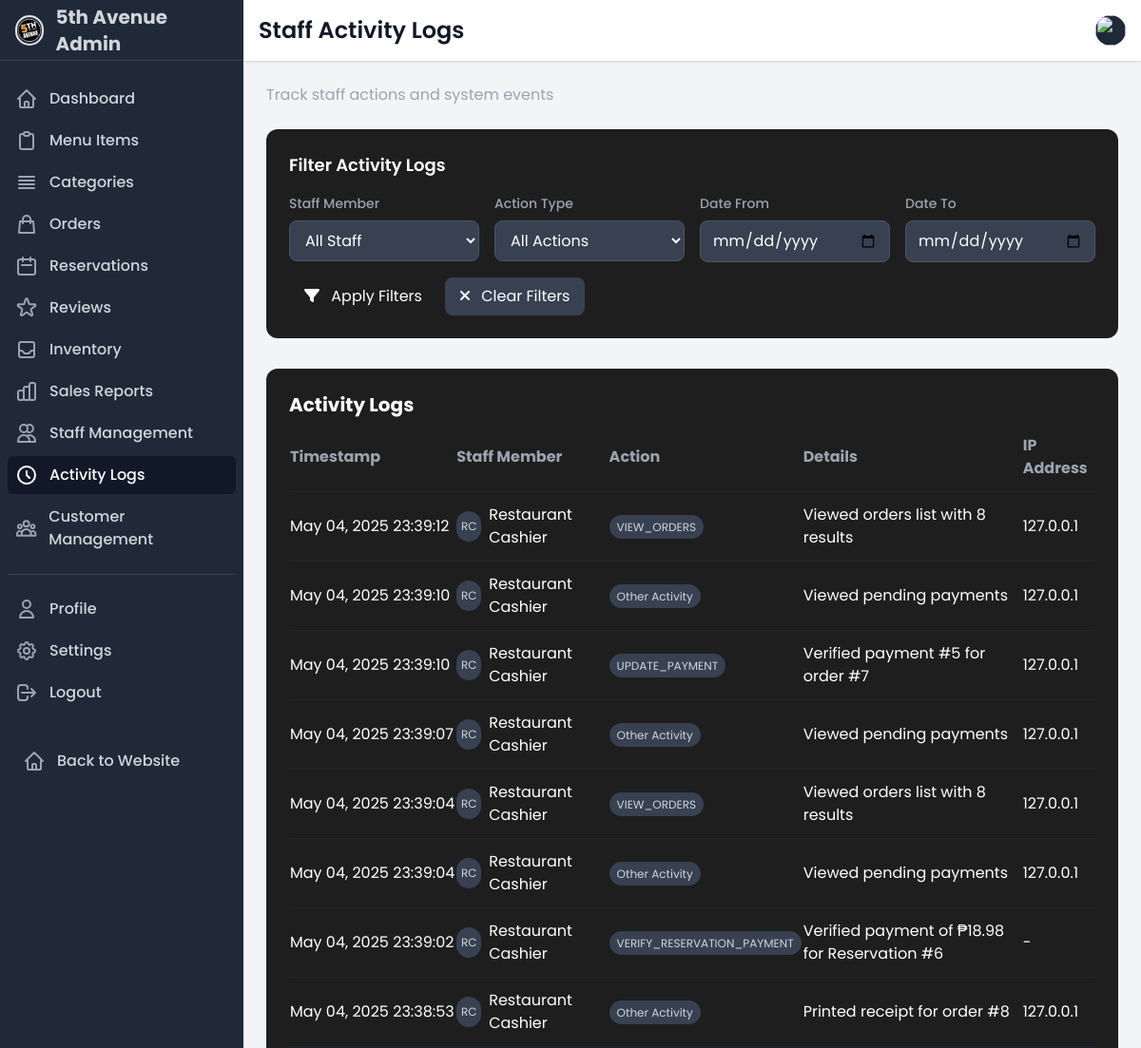
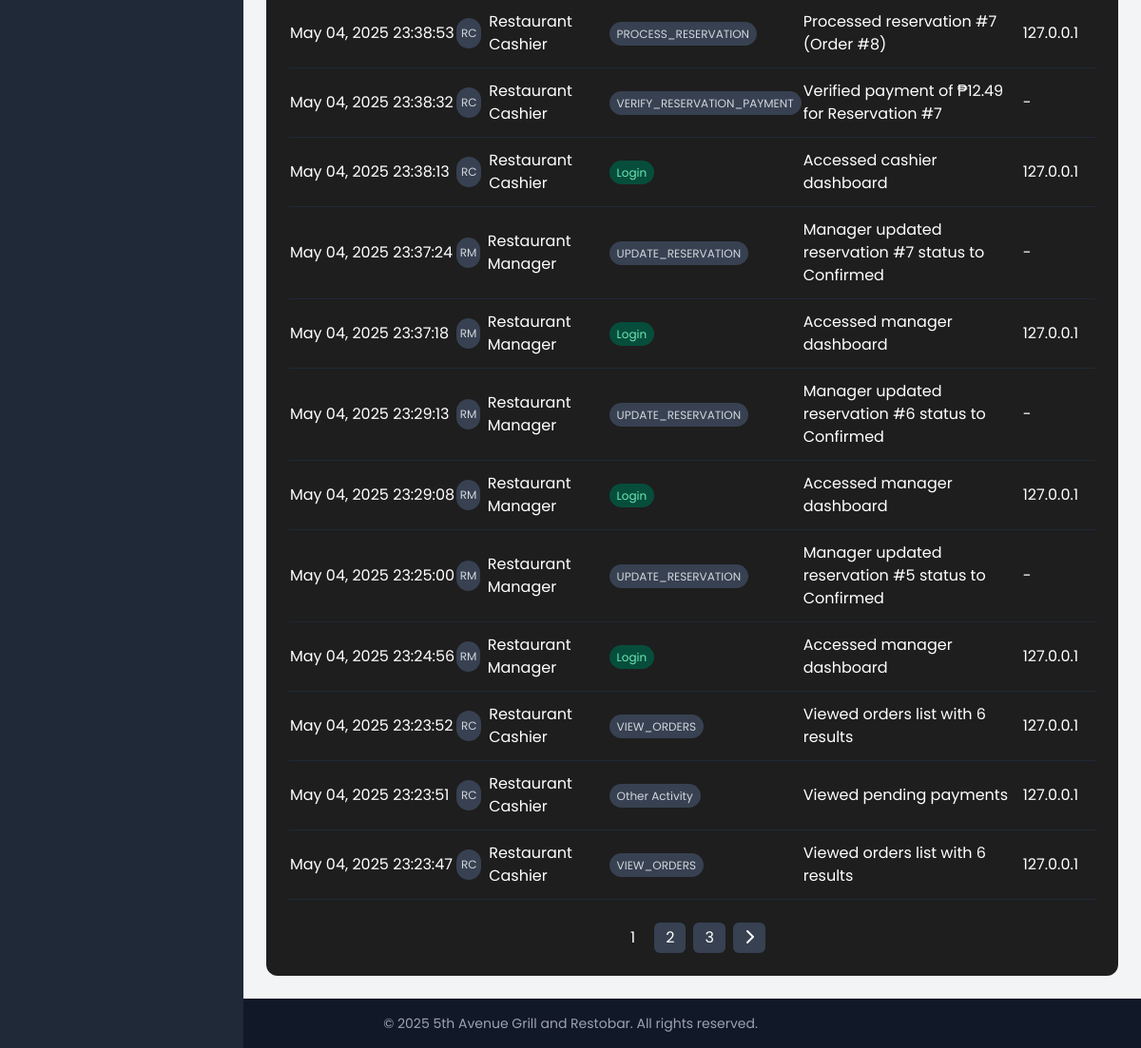
The page /dashboard/staff/activity/ (signed in) on the database its author committed (2 pictures, top to bottom).
### ecommerce/models.py (models this page shows, shortened)
class StaffActivity(models.Model):
    ACTION_CHOICES = [
        ('LOGIN', 'Login'),
        ('LOGOUT', 'Logout'),
        ('CREATE_ORDER', 'Created Order'),
        ('UPDATE_ORDER', 'Updated Order'),
        ('CANCEL_ORDER', 'Cancelled Order'),
        ('ADD_ITEM', 'Added Menu Item'),
        ('UPDATE_ITEM', 'Updated Menu Item'),
        ('DELETE_ITEM', 'Deleted Menu Item'),
        ('ADD_INVENTORY', 'Added Inventory'),
        ('BLACKLIST_CUSTOMER', 'Blacklisted Customer'),
        ('UNBLACKLIST_CUSTOMER', 'Removed Customer from Blacklist'),
        ('OTHER', 'Other Activity'),
    ]
    staff = models.ForeignKey(User, on_delete=models.CASCADE, related_name='activities')
    action = models.CharField(max_length=20, choices=ACTION_CHOICES)
    details = models.TextField(blank=True)
    ip_address = models.GenericIPAddressField(blank=True, null=True)
    timestamp = models.DateTimeField(auto_now_add=True)
    class Meta:
        verbose_name = 'Staff Activity'
        verbose_name_plural = 'Staff Activities'
        ordering = ['-timestamp']

### ecommerce/staff.py (the view)
# urls.py: path('dashboard/staff/activity/', staff_activity, name='staff_activity'),
@login_required
@permission_required('ecommerce.manage_staff', raise_exception=True)
def staff_activity(request):
    staff_id = request.GET.get('staff_id')
    action_filter = request.GET.get('action')
    date_from = request.GET.get('date_from')
    date_to = request.GET.get('date_to')
    activities = StaffActivity.objects.all().select_related('staff')
    if staff_id:
        activities = activities.filter(staff_id=staff_id)
    if action_filter:
        activities = activities.filter(action=action_filter)
    if date_from:
        activities = activities.filter(timestamp__date__gte=date_from)
    if date_to:
        activities = activities.filter(timestamp__date__lte=date_to)
    activities = activities.order_by('-timestamp')
    paginator = Paginator(activities, 20)
    page_number = request.GET.get('page', 1)
    activity_page = paginator.get_page(page_number)
    staff_users = User.objects.filter(staff_profile__isnull=False).order_by('first_name', 'last_name')
    context = {
        'activity_page': activity_page,
        'staff_users': staff_users,
        'staff_id': staff_id,
        'action_filter': action_filter,
        'date_from': date_from,
        'date_to': date_to,
        'actions': StaffActivity.ACTION_CHOICES,
        'active_section': 'staff_activity'
    }
    return render(request, 'accounts/staff_activity.html', context)

### ecommerce/context_processors.py (called while the page is built, shortened)
def cart_processor(request):
    return {
        'cart_count': get_cart_count(request)
    }

def cashier_notification_processor(request):
    if not request.user.is_authenticated or not hasattr(request.user, 'staff_profile') or request.user.staff_profile.role != 'CASHIER':
        return {}

def customer_notification_processor(request):
    notifications = []
    return {
        'customer_notifications': notifications,
        'customer_notification_count': len(notifications)
    }

### ecommerce/templatetags/math_filters.py (called while the page is built)
@register.filter
def add(value, arg):
    try:
        return value + arg
    except (ValueError, TypeError):
        try:
            return Decimal(value) + Decimal(arg)
        except:
            return 0

### ecommerce/views.py (called while the page is built)
def get_cart_count(request):
    if request.user.is_authenticated:
        try:
            cart = Cart.objects.get(user=request.user)
            return sum(item.quantity for item in cart.cart_items.all())
        except Cart.DoesNotExist:
            return 0
    else:
        cart = request.session.get('cart', {})
        return sum(cart.values())

### templates/accounts/staff_activity.html (shortened to what this page needs)
{% extends 'accounts/dashboard_base.html' %}
{% load math_filters %}
{% block page_title %}Staff Activity Logs{% endblock page_title %}
{% block page_subtitle %}Track staff actions and system events{% endblock page_subtitle %}
{% block content %}
<div class="space-y-8">
    <div class="card p-6">
        <h3 class="text-lg font-semibold mb-4">Filter Activity Logs</h3>
        <form method="GET" class="grid grid-cols-1 md:grid-cols-4 gap-4">
            <div>
                <label for="staff_id" class="block text-sm font-medium text-gray-400 mb-2">Staff Member</label>
                <select name="staff_id" id="staff_id"
                       class="w-full px-3 py-2 bg-gray-700 border border-gray-600 rounded-lg focus:outline-none focus:border-food-gold">
                    <option value="">All Staff</option>
                </select>
            </div>
            <div>
                <label for="action" class="block text-sm font-medium text-gray-400 mb-2">Action Type</label>
                <select name="action" id="action"
                       class="w-full px-3 py-2 bg-gray-700 border border-gray-600 rounded-lg focus:outline-none focus:border-food-gold">
                    <option value="">All Actions</option>
                </select>
            </div>
            <div>
                <label for="date_from" class="block text-sm font-medium text-gray-400 mb-2">Date From</label>
                <input type="date" name="date_from" id="date_from" value="{{ date_from }}"
                       class="w-full px-3 py-2 bg-gray-700 border border-gray-600 rounded-lg focus:outline-none focus:border-food-gold">
            </div>
            <div>
                <label for="date_to" class="block text-sm font-medium text-gray-400 mb-2">Date To</label>
                <input type="date" name="date_to" id="date_to" value="{{ date_to }}"
                       class="w-full px-3 py-2 bg-gray-700 border border-gray-600 rounded-lg focus:outline-none focus:border-food-gold">
            </div>
            <div class="md:col-span-4 flex gap-2">
                <button type="submit" class="px-4 py-2 bg-food-gold hover:bg-food-gold-light text-white rounded-lg transition duration-200">
                    <i class="fas fa-filter mr-2"></i> Apply Filters
                </button>
                <a href="{% url 'staff_activity' %}" class="px-4 py-2 bg-gray-700 hover:bg-gray-600 text-white rounded-lg transition duration-200">
                    <i class="fas fa-times mr-2"></i> Clear Filters
                </a>
            </div>
        </form>
    </div>
    <div class="card p-6">
        <h2 class="text-xl font-bold mb-4">Activity Logs</h2>
        <div class="overflow-x-auto">
            <table class="w-full">
                <thead>
                    <tr class="text-left text-gray-400 border-b border-gray-800">
                        <th class="pb-3">Timestamp</th>
                        <th class="pb-3">Staff Member</th>
                        <th class="pb-3">Action</th>
                        <th class="pb-3">Details</th>
                        <th class="pb-3">IP Address</th>
                    </tr>
                </thead>
                <tbody>
                    {% for activity in activity_page %}
                    <tr class="border-b border-gray-800">
                        <td class="py-3 whitespace-nowrap">{{ activity.timestamp|date:"M d, Y H:i:s" }}</td>
                        <td class="py-3">
                            <div class="flex items-center">
                                <div class="w-8 h-8 rounded-full bg-gray-700 flex items-center justify-center text-gray-300 text-xs mr-2">
                                    {{ activity.staff.first_name|first|upper }}{{ activity.staff.last_name|first|upper }}
                                </div>
                                <span>{{ activity.staff.get_full_name }}</span>
                            </div>
                        </td>
                        <td class="py-3">
                            <span class="px-2 py-1 rounded-full text-xs
                                {% if activity.action == 'LOGIN' %}bg-green-900 text-green-300
                                {% elif activity.action == 'LOGOUT' %}bg-blue-900 text-blue-300
                                {% elif activity.action == 'CREATE_ORDER' %}bg-purple-900 text-purple-300
                                {% elif activity.action == 'UPDATE_ORDER' %}bg-indigo-900 text-indigo-300
                                {% elif activity.action == 'CANCEL_ORDER' %}bg-red-900 text-red-300
                                {% elif activity.action == 'ADD_ITEM' %}bg-yellow-900 text-yellow-300
                                {% elif activity.action == 'UPDATE_ITEM' %}bg-orange-900 text-orange-300
                                {% elif activity.action == 'DELETE_ITEM' %}bg-pink-900 text-pink-300
                                {% elif activity.action == 'ADD_INVENTORY' %}bg-teal-900 text-teal-300
                                {% else %}bg-gray-700 text-gray-300{% endif %}">
                                {{ activity.get_action_display }}
                            </span>
                        </td>
                        <td class="py-3">{{ activity.details }}</td>
                        <td class="py-3">{{ activity.ip_address|default:"-" }}</td>
                    </tr>
                    {% empty %}
                    <tr>
                        <td colspan="5" class="py-4 text-center text-gray-500">No activity logs found</td>
                    </tr>
                    {% endfor %}
                </tbody>
            </table>
        </div>
        {% if activity_page.has_other_pages %}
        <div class="flex justify-center mt-6">
            <div class="flex space-x-2">
                {% for num in activity_page.paginator.page_range %}
                    {% if activity_page.number == num %}
                    <span class="px-3 py-1 bg-food-gold text-white rounded-md">{{ num }}</span>
                    {% elif num > activity_page.number|add:'-3' and num < activity_page.number|add:'3' %}
                    <a href="?page={{ num }}"
                       class="px-3 py-1 bg-gray-700 hover:bg-gray-600 rounded-md">
                        {{ num }}
                    </a>
                    {% endif %}
                {% endfor %}
                {% if activity_page.has_next %}
                <a href="?page={{ activity_page.next_page_number }}"
                   class="px-3 py-1 bg-gray-700 hover:bg-gray-600 rounded-md">
                    <i class="fas fa-chevron-right"></i>
                </a>
                {% endif %}
            </div>
        </div>
        {% endif %}
    </div>
</div>
{% endblock content %}

### templates/accounts/dashboard_base.html (style rules this page uses)
:root { --food-gold: #FFB800; --food-red: #E63946; --food-black: #1A1A1A; --sidebar-width: 260px; }
body { font-family: 'Poppins', sans-serif; background-color: #121212; color: white; }
.card { background-color: #1E1E1E; border-radius: 12px; transition: all 0.3s; }

### rows shown on the page
StaffActivity: timestamp "May 04, 2025 23:39:12", staff.first_name|first "R", staff.last_name|first "C", staff.get_full_name "Restaurant Cashier", action "VIEW_ORDERS", details "Viewed orders list with 8 results", ip_address "127.0.0.1"
StaffActivity: timestamp "May 04, 2025 23:39:10", staff.first_name|first "R", staff.last_name|first "C", staff.get_full_name "Restaurant Cashier", action "Other Activity", details "Viewed pending payments", ip_address "127.0.0.1"
StaffActivity: timestamp "May 04, 2025 23:39:10", staff.first_name|first "R", staff.last_name|first "C", staff.get_full_name "Restaurant Cashier", action "UPDATE_PAYMENT", details "Verified payment #5 for order #7", ip_address "127.0.0.1"
StaffActivity: timestamp "May 04, 2025 23:39:07", staff.first_name|first "R", staff.last_name|first "C", staff.get_full_name "Restaurant Cashier", action "Other Activity", details "Viewed pending payments", ip_address "127.0.0.1"
StaffActivity: timestamp "May 04, 2025 23:39:04", staff.first_name|first "R", staff.last_name|first "C", staff.get_full_name "Restaurant Cashier", action "VIEW_ORDERS", details "Viewed orders list with 8 results", ip_address "127.0.0.1"
StaffActivity: timestamp "May 04, 2025 23:39:04", staff.first_name|first "R", staff.last_name|first "C", staff.get_full_name "Restaurant Cashier", action "Other Activity", details "Viewed pending payments", ip_address "127.0.0.1"
StaffActivity: timestamp "May 04, 2025 23:39:02", staff.first_name|first "R", staff.last_name|first "C", staff.get_full_name "Restaurant Cashier", action "VERIFY_RESERVATION_PAYMENT", details "Verified payment of ₱18.98 for Reservation #6", ip_address "-"
StaffActivity: timestamp "May 04, 2025 23:38:53", staff.first_name|first "R", staff.last_name|first "C", staff.get_full_name "Restaurant Cashier", action "Other Activity", details "Printed receipt for order #8", ip_address "127.0.0.1"
StaffActivity: timestamp "May 04, 2025 23:38:53", staff.first_name|first "R", staff.last_name|first "C", staff.get_full_name "Restaurant Cashier", action "PROCESS_RESERVATION", details "Processed reservation #7 (Order #8)", ip_address "127.0.0.1"
StaffActivity: timestamp "May 04, 2025 23:38:32", staff.first_name|first "R", staff.last_name|first "C", staff.get_full_name "Restaurant Cashier", action "VERIFY_RESERVATION_PAYMENT", details "Verified payment of ₱12.49 for Reservation #7", ip_address "-"
StaffActivity: timestamp "May 04, 2025 23:38:13", staff.first_name|first "R", staff.last_name|first "C", staff.get_full_name "Restaurant Cashier", action "Login", details "Accessed cashier dashboard", ip_address "127.0.0.1"
StaffActivity: timestamp "May 04, 2025 23:37:24", staff.first_name|first "R", staff.last_name|first "M", staff.get_full_name "Restaurant Manager", action "UPDATE_RESERVATION", details "Manager updated reservation #7 status to Confirmed", ip_address "-"
StaffActivity: timestamp "May 04, 2025 23:37:18", staff.first_name|first "R", staff.last_name|first "M", staff.get_full_name "Restaurant Manager", action "Login", details "Accessed manager dashboard", ip_address "127.0.0.1"
StaffActivity: timestamp "May 04, 2025 23:29:13", staff.first_name|first "R", staff.last_name|first "M", staff.get_full_name "Restaurant Manager", action "UPDATE_RESERVATION", details "Manager updated reservation #6 status to Confirmed", ip_address "-"
StaffActivity: timestamp "May 04, 2025 23:29:08", staff.first_name|first "R", staff.last_name|first "M", staff.get_full_name "Restaurant Manager", action "Login", details "Accessed manager dashboard", ip_address "127.0.0.1"
StaffActivity: timestamp "May 04, 2025 23:25:00", staff.first_name|first "R", staff.last_name|first "M", staff.get_full_name "Restaurant Manager", action "UPDATE_RESERVATION", details "Manager updated reservation #5 status to Confirmed", ip_address "-"
StaffActivity: timestamp "May 04, 2025 23:24:56", staff.first_name|first "R", staff.last_name|first "M", staff.get_full_name "Restaurant Manager", action "Login", details "Accessed manager dashboard", ip_address "127.0.0.1"
StaffActivity: timestamp "May 04, 2025 23:23:52", staff.first_name|first "R", staff.last_name|first "C", staff.get_full_name "Restaurant Cashier", action "VIEW_ORDERS", details "Viewed orders list with 6 results", ip_address "127.0.0.1"
StaffActivity: timestamp "May 04, 2025 23:23:51", staff.first_name|first "R", staff.last_name|first "C", staff.get_full_name "Restaurant Cashier", action "Other Activity", details "Viewed pending payments", ip_address "127.0.0.1"
StaffActivity: timestamp "May 04, 2025 23:23:47", staff.first_name|first "R", staff.last_name|first "C", staff.get_full_name "Restaurant Cashier", action "VIEW_ORDERS", details "Viewed orders list with 6 results", ip_address "127.0.0.1"

### other values the page prints
{{ num }} "1"
{{ num }} "2" "3"
